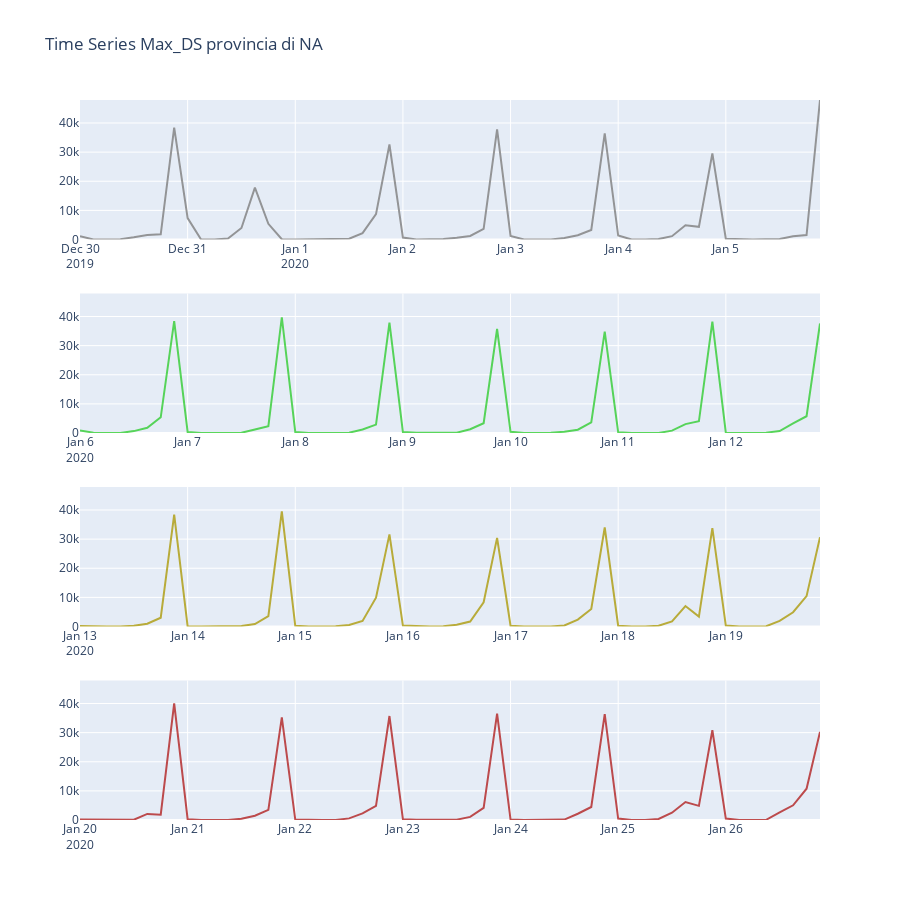

The cell this chart's notebook holds for it:
### Code cell
#time series by 3 hours
trace2 = go.Scatter(x = df_na_week2.index ,y = df_na_week2.MAX_DS, name = "SUM(MAX_DS)", line = dict(color = '#7F7F7F'), opacity = 0.8)
trace3 = go.Scatter(x = df_na_week3.index ,y = df_na_week3.MAX_DS, name = "SUM(MAX_DS)", line = dict(color ='#32CD32'), opacity = 0.8)
trace4 = go.Scatter(x = df_na_week4.index ,y = df_na_week4.MAX_DS, name = "SUM(MAX_DS)", line = dict(color ='#AD9B0C'), opacity = 0.8)
trace5 = go.Scatter(x = df_na_week5.index ,y = df_na_week5.MAX_DS, name = "SUM(MAX_DS)", line = dict(color ='#B22222'), opacity = 0.8)

fig = tools.make_subplots(rows=4, cols=1, specs=[[{}], [{}], [{}], [{}]])

fig.append_trace(trace2, 1,1)
fig.append_trace(trace3, 2,1)
fig.append_trace(trace4, 3,1)
fig.append_trace(trace5, 4,1)

fig['layout'].update( height=900,title='Time Series Max_DS provincia di NA', showlegend=False)
fig['layout']['yaxis1'].update(title='', range=[0, m], autorange=False)
fig['layout']['yaxis2'].update(title='', range=[0, m], autorange=False)
fig['layout']['yaxis3'].update(title='', range=[0, m], autorange=False)
fig['layout']['yaxis4'].update(title='', range=[0, m], autorange=False)

fig.show()
